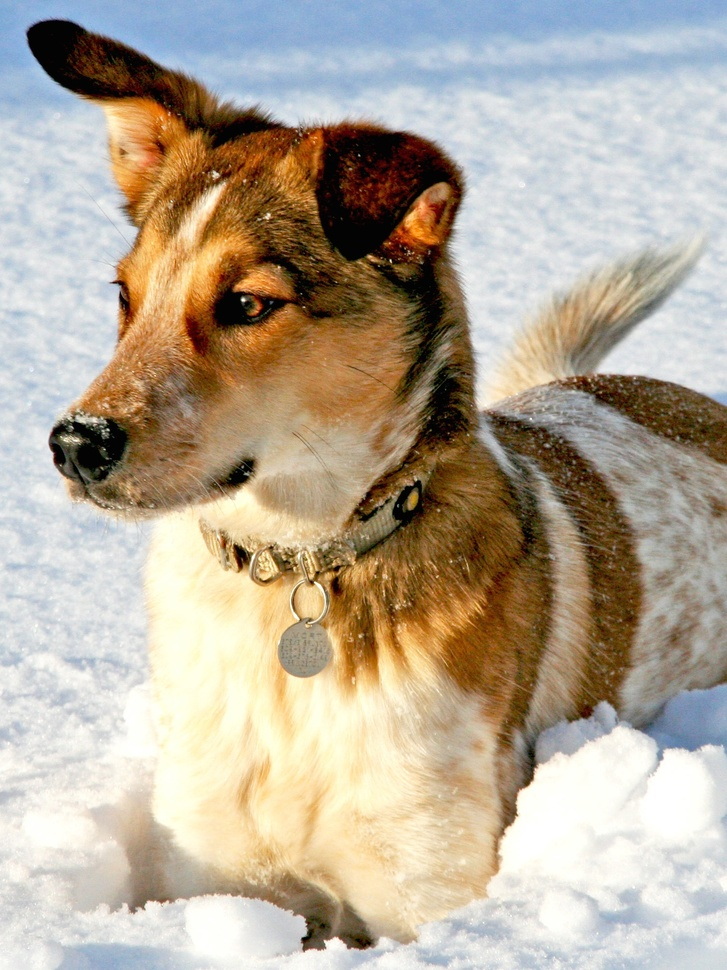
#> input picture ekr-math/Python/CH01/dog.jpg, 727 x 970 px, shrunk from 1500 x 2000 before the run, found by its file name
$ python CH02_SEC06_4_Wavelet.py
#> lines starting #> are read from the running program, lines starting #| are printed output that depends on the picture
#@+leo-ver=5-thin
#@+node:ekr.20241212100514.101: * @file C:\Users\Dev\EKR-Study\python\CODE_PYTHON\CH02\CH02_SEC06_4_Wavelet.py
#@+others
#@+node:ekr.20241212100514.103: ** Using the PyWavelets module, available
# Using the PyWavelets module, available at
# https://pywavelets.readthedocs.io/en/latest/install.html

from matplotlib.image import imread
import numpy as np
import matplotlib.pyplot as plt
import os
import pywt
plt.rcParams['figure.figsize'] = [16, 16]
plt.rcParams.update({'font.size': 18})

A = imread(os.path.join('..', 'DATA', 'dog.jpg'))
#> A is the input picture: shape (970, 727, 3); mean R, G, B 181.4, 169.5, 152
B = np.mean(A, -1);  # Convert RGB to grayscale
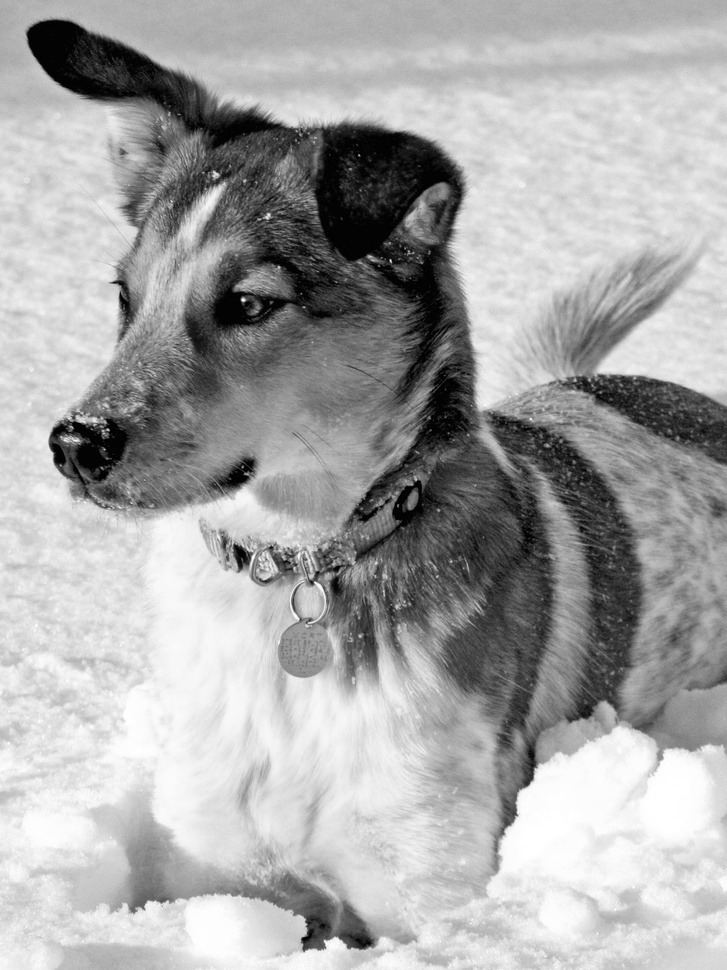
#> B: shape (970, 727) float64; min 0, max 255, mean 167.6

#@+node:ekr.20241212100514.104: ** # Wavelet decomposition (2 level)
## Wavelet decomposition (2 level)
n = 2
w = 'db1'
coeffs = pywt.wavedec2(B, wavelet=w, level=n)
#> coeffs = 3 items

# normalize each coefficient array
coeffs[0] /= np.abs(coeffs[0]).max()
for detail_level in range(n):
    coeffs[detail_level + 1] = [d / np.abs(d).max() for d in coeffs[detail_level + 1]]

arr, coeff_slices = pywt.coeffs_to_array(coeffs)
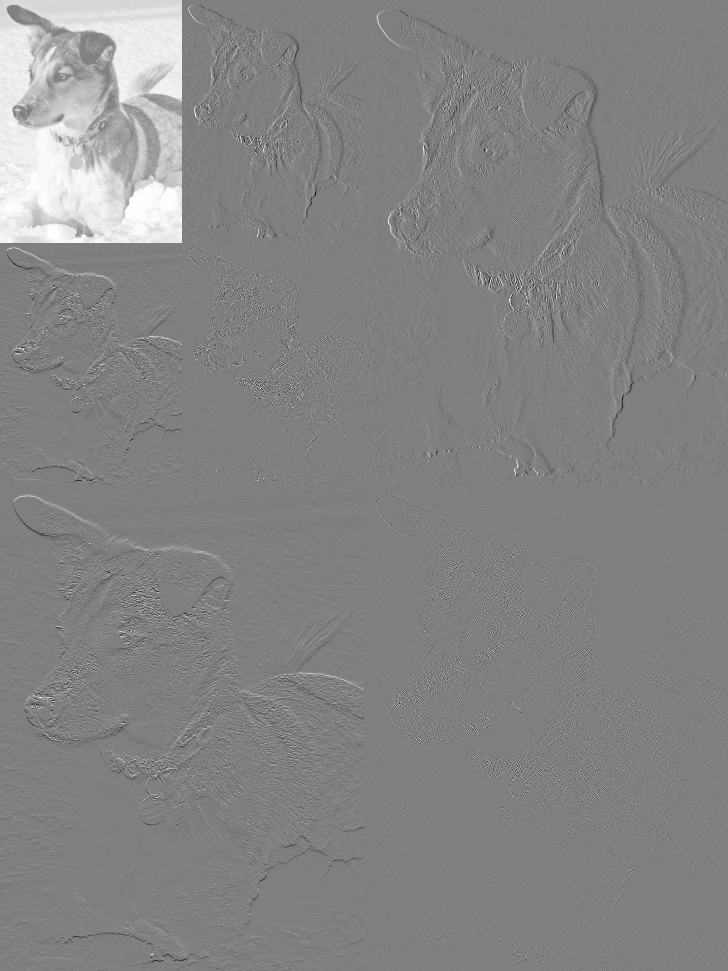
#> arr: shape (971, 728) float64; min -1, max 1, mean 0.0413; drawn with min black and max white
#> coeff_slices = 3 items


plt.imshow(arr, cmap='gray', vmin=-0.25, vmax=0.75)
plt.show()
#@-others
#@@language python
#@@tabwidth -4
#@-leo
